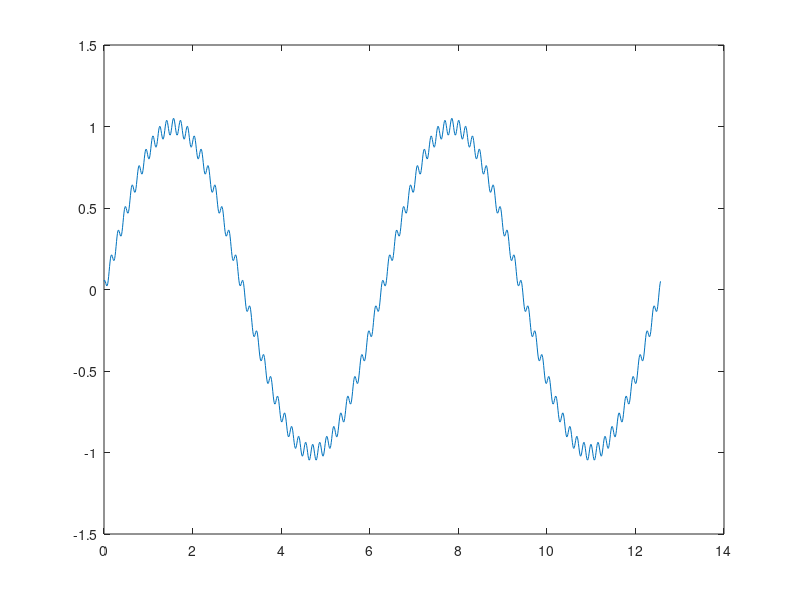

The MATLAB script that drew this image: (Note: this script raises an error after producing the figure.)
% Create dummy data
x = linspace(0,4*pi, 1201);
f = @(x,u,t) sin(x-u*t) + cos(40*x-pi*u*t)/20;
y = f(x,0,0);

% create figure and plot
fig = figure('position', [696 276 960 614]);
ax = axes(fig, 'position', [0.1300 0.1100 0.7750 0.8150]);

% plot data
ph = plot(x, y);

% set axis range and labels
ax.XLim = [min(x), max(x)];
ax.XLimMode = 'Manual';
title(ax, ' Sample Signal', 'fontsize', 24);
xlabel(ax, 'Space [m]');
ylabel(ax, 'Amplitude');

% create first zoomed object
zoomed_region = [0,0,1,1];
zax1  = zoomed_axes(ax, zoomed_region);
zax1.Position   = [0.341, 0.635, 0.174, 0.225];
zax1.ZoomRegion = [1.110, 0.844, 2.049, 1.096];
title(zax1, '(a)');

% create second zoomed object
zax2 = zoomed_axes(ax, zoomed_region);
zax2.Position = [0.559, 0.178, 0.140, 0.194];
zax2.ZoomRegion = [9.420e+00, -1.122e+00, 1.147e+01, 5.600e-02];
title(zax2, '(b)');

% Now animate the data. Since the zoomed views autoupdate when data in the parent
% axes is updated, we don't have to do anything with them!
 
pause(0.1);
u = 2*pi/100;
t = 1:100;
for i = t
    
    ph.YData = f(x,u,i);
    pause(0.015);
    
end
